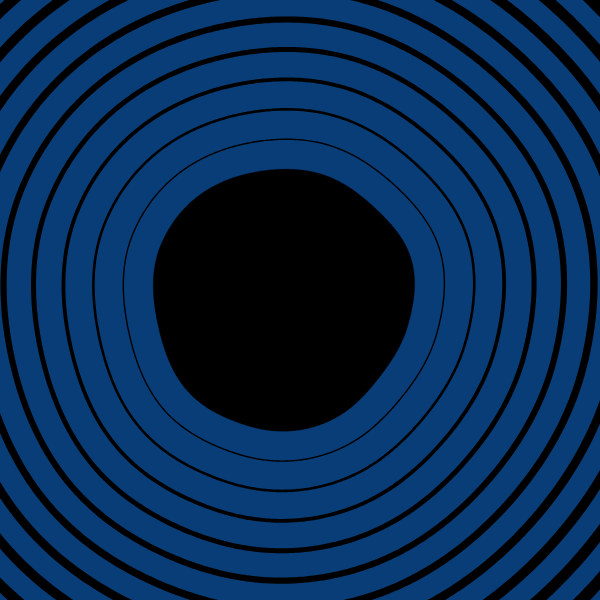
Frame 1 (no input)
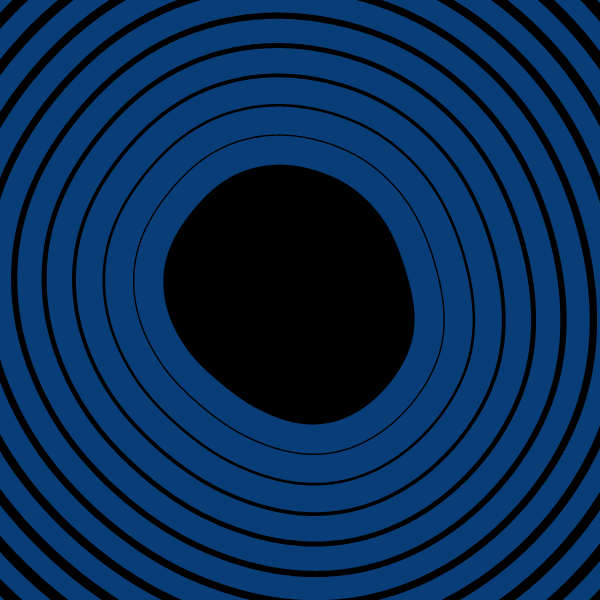
Frame 60 (no input)
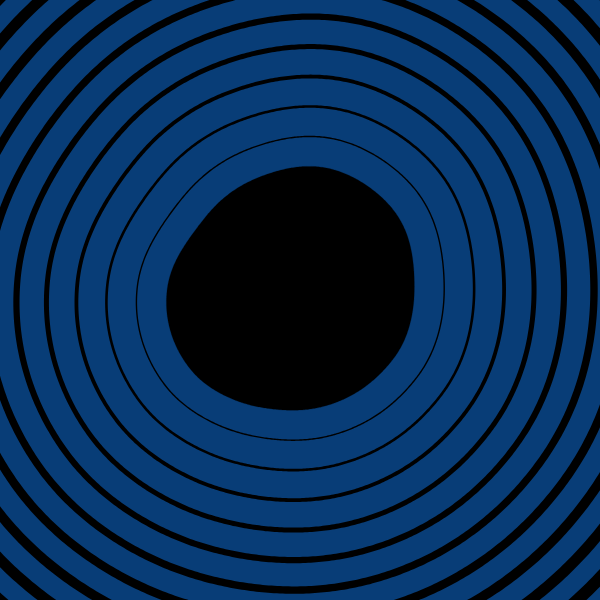
Frame 120 (the mouse pressed at the canvas centre since frame 60)

The p5.js sketch that drew these frames (run headless with seeded random() and noise() and a simulated clock; from frame 60 on, the mouse is pressed at the canvas centre):

// p5.js sketch
// ── sketch.js
let x, y, xp, yp, r, inc, nMax, rMin, rMax, s;

function setup () {
  createCanvas(600, 600);
  stroke(0);
  nMax = 0.4;
  inc = 0;
  xp = 0;
  yp = 0;
}

function draw () {
  background('#083D77');
  translate(width / 2, height / 2);
  rMin = 50;
  rMax = 200;
  s = 0.2;
  fill(0);
  strokeWeight(s);

  for (let j = 0; j < 25; j++) {
    beginShape();
    for (let i = 0; i < TWO_PI; i += 0.01) {
      xp = map(cos(i), -1, 1, 0, nMax);
      yp = map(sin(i), -1, 1, 0, nMax);
      r = map(noise(xp, yp + inc), 0, 1, rMin, rMax);
      x = cos(i) * r;
      y = sin(i) * r;
      vertex(x, y);
    }
    endShape(CLOSE);

    rMin += 30;
    rMax += 30;
    s += 1.2;
    strokeWeight(s);
    noFill();
  }

  inc += 0.01;
}
